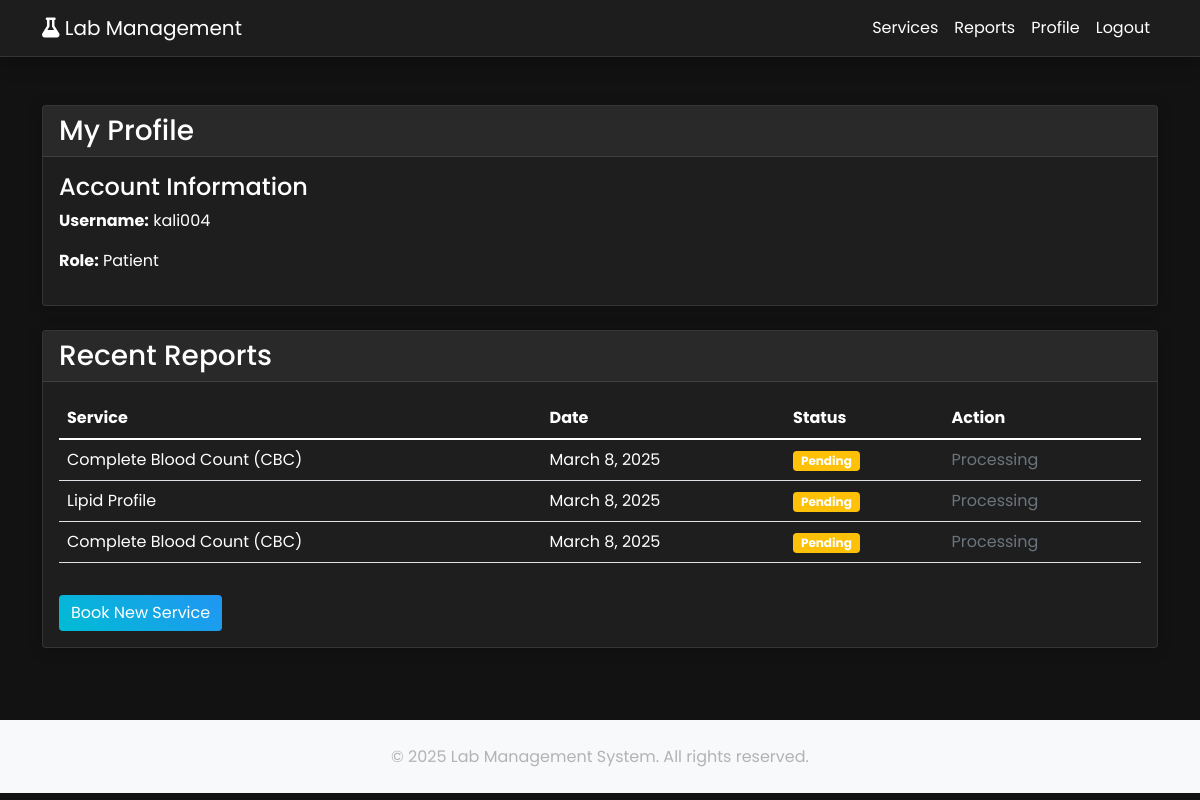
The page /profile/ (signed in) on the database its author committed.
### labapp/models.py (models this page shows, shortened)
class User(AbstractUser):
    ROLE_CHOICES = [
        ('patient', 'Patient'),
        ('admin', 'Admin'),
        ('staff', 'Staff'),
    ]
    role = models.CharField(max_length=10, choices=ROLE_CHOICES, default='patient')
    phone = models.CharField(max_length=15, blank=True)
    address = models.TextField(blank=True)
    date_of_birth = models.DateField(null=True, blank=True)
    preferred_language = models.CharField(max_length=10, default='en')
    dark_mode = models.BooleanField(default=False)
    groups = models.ManyToManyField(
        'auth.Group',
        related_name='labapp_user_set',
        blank=True,
        help_text='The groups this user belongs to.',
        verbose_name='groups',
    )
    user_permissions = models.ManyToManyField(
        'auth.Permission',
        related_name='labapp_user_set',
        blank=True,
        help_text='Specific permissions for this user.',
        verbose_name='user permissions',
    )

class Report(models.Model):
    STATUS_CHOICES = [
        ('pending', 'Pending'),
        ('in_progress', 'In Progress'),
        ('completed', 'Completed'),
    ]
    booking = models.OneToOneField(Booking, on_delete=models.CASCADE, related_name='report')
    user = models.ForeignKey(User, on_delete=models.CASCADE, related_name='reports')
    service = models.ForeignKey(Service, on_delete=models.CASCADE)
    status = models.CharField(max_length=20, choices=STATUS_CHOICES, default='pending')
    results = models.JSONField(default=dict, help_text="Test results in JSON format")
    pdf_file = models.FileField(upload_to='reports/', null=True, blank=True)
    generated_at = models.DateTimeField(auto_now_add=True)
    updated_at = models.DateTimeField(auto_now=True)
    reviewed_by = models.ForeignKey(
        User,
        on_delete=models.SET_NULL,
        null=True,
        related_name='reviewed_reports'
    )
    notes = models.TextField(blank=True)
    class Meta:
        ordering = ['-generated_at']

class Service(models.Model):
    name = models.CharField(max_length=100)
    description = models.TextField()
    price = models.DecimalField(max_digits=10, decimal_places=2)
    duration = models.DurationField()
    is_active = models.BooleanField(default=True)
    category = models.CharField(max_length=50, choices=[
        ('blood', 'Blood Test'),
        ('urine', 'Urine Test'),
        ('imaging', 'Imaging'),
        ('other', 'Other'),
    ])
    preparation_instructions = models.TextField(blank=True)
    report_format = models.TextField(blank=True, help_text="JSON schema for report format")

### labapp/views.py (the view)
# urls.py: path('profile/', views.profile, name='profile'),
@login_required
def profile(request):
    return render(request, 'profile.html', {
        'user': request.user,
        'reports': Report.objects.filter(user=request.user).order_by('-generated_at')
    })

### labapp/templates/profile.html
{% extends 'base.html' %}
{% block content %}
<div class="container mt-4">
    <div class="row">
        <div class="col-md-12">
            <div class="card">
                <div class="card-header">
                    <h3 class="mb-0">My Profile</h3>
                </div>
                <div class="card-body">
                    <div class="row">
                        <div class="col-md-6">
                            <h4>Account Information</h4>
                            <p><strong>Username:</strong> {{ user.username }}</p>
                            <p><strong>Role:</strong> {{ user.role|title }}</p>
                        </div>
                    </div>
                </div>
            </div>
        </div>
    </div>
    <div class="row mt-4">
        <div class="col-md-12">
            <div class="card">
                <div class="card-header">
                    <h3 class="mb-0">Recent Reports</h3>
                </div>
                <div class="card-body">
                    {% if reports %}
                        <div class="table-responsive">
                            <table class="table table-hover">
                                <thead>
                                    <tr>
                                        <th>Service</th>
                                        <th>Date</th>
                                        <th>Status</th>
                                        <th>Action</th>
                                    </tr>
                                </thead>
                                <tbody>
                                    {% for report in reports %}
                                        <tr>
                                            <td>{{ report.service.name }}</td>
                                            <td>{{ report.generated_at|date:"F j, Y" }}</td>
                                            <td>
                                                <span class="badge {% if report.status == 'completed' %}bg-success
                                                                 {% elif report.status == 'pending' %}bg-warning
                                                                 {% else %}bg-info{% endif %}">
                                                    {{ report.status|title }}
                                                </span>
                                            </td>
                                            <td>
                                                {% if report.status == 'completed' %}
                                                    <a href="{% url 'download_report' report.id %}" class="btn btn-sm btn-primary">
                                                        <i class="fas fa-download"></i> Download
                                                    </a>
                                                {% else %}
                                                    <span class="text-muted">Processing</span>
                                                {% endif %}
                                            </td>
                                        </tr>
                                    {% endfor %}
                                </tbody>
                            </table>
                        </div>
                    {% else %}
                        <p class="text-muted">No reports available yet.</p>
                    {% endif %}
                    <div class="mt-3">
                        <a href="{% url 'service_list' %}" class="btn btn-primary">Book New Service</a>
                    </div>
                </div>
            </div>
        </div>
    </div>
</div>
{% endblock %}

### labapp/templates/base.html (shortened to what this page needs)
<!DOCTYPE html>
<html lang="en">
<head>
    <link href="https://cdn.jsdelivr.net/npm/bootstrap@5.1.3/dist/css/bootstrap.min.css" rel="stylesheet">
    <link rel="stylesheet" href="https://cdnjs.cloudflare.com/ajax/libs/font-awesome/6.0.0/css/all.min.css">
    <link href="https://unpkg.com/aos@2.3.1/dist/aos.css" rel="stylesheet">
    {% load static %}
    <link rel="stylesheet" href="{% static 'css/style.css' %}">
</head>
<body>
    <nav class="navbar navbar-expand-lg navbar-light sticky-top">
        <div class="container">
            <a class="navbar-brand" href="{% url 'home' %}" data-aos="fade-right">
                <i class="fas fa-flask"></i> Lab Management
            </a>
            <div class="collapse navbar-collapse" id="navbarNav">
                <ul class="navbar-nav ms-auto">
                    {% if user.is_authenticated %}
                        <li class="nav-item" data-aos="fade-left" data-aos-delay="100">
                            <a class="nav-link" href="{% url 'service_list' %}">Services</a>
                        </li>
                        <li class="nav-item" data-aos="fade-left" data-aos-delay="200">
                            <a class="nav-link" href="{% url 'view_reports' %}">Reports</a>
                        </li>
                        <li class="nav-item" data-aos="fade-left" data-aos-delay="300">
                            <a class="nav-link" href="{% url 'profile' %}">Profile</a>
                        </li>
                        <li class="nav-item" data-aos="fade-left" data-aos-delay="400">
                            <a class="nav-link" href="{% url 'logout' %}">Logout</a>
                        </li>
                    {% endif %}
                </ul>
            </div>
        </div>
    </nav>
    <main class="py-4">
        {% block content %}{% endblock %}
    </main>
    <footer class="bg-light py-4 mt-5">
        <div class="container text-center">
            <p class="mb-0">&copy; {% now "Y" %} Lab Management System. All rights reserved.</p>
        </div>
    </footer>
</body>
</html>

### labapp/static/css/style.css (style rules this page uses)
:root { --primary-color: #00bcd4; --secondary-color: #2196f3; --danger-color: #f44336; --warning-color: #ffc107; --dark-color: #121212; --dark-secondary: #1e1e1e; --dark-tertiary: #2d2d2d; --text-primary: #ffffff; --text-secondary: #b3b3b3; --card-bg: #1e1e1e; }
body { font-family: 'Poppins', sans-serif; background-color: var(--dark-color); color: var(--text-primary); }
.navbar { background: rgba(30, 30, 30, 0.95); box-shadow: 0 2px 15px rgba(0, 0, 0, 0.2); transition: all 0.3s ease; border-bottom: 1px solid rgba(255, 255, 255, 0.1); }
.navbar-brand, .nav-link { color: var(--text-primary) !important; }
.card { background-color: var(--card-bg); border: 1px solid rgba(255, 255, 255, 0.1); transition: transform 0.3s ease, box-shadow 0.3s ease; box-shadow: 0 2px 15px rgba(0, 0, 0, 0.2); }
.card-header { background-color: rgba(255, 255, 255, 0.05); border-bottom: 1px solid rgba(255, 255, 255, 0.1); }
.btn { transition: all 0.3s ease; position: relative; overflow: hidden; }
.btn-primary { background: linear-gradient(45deg, var(--primary-color), var(--secondary-color)); border: none; }
.btn::after { content: ''; position: absolute; width: 100%; height: 100%; top: 0; left: -100%; background: linear-gradient(120deg, transparent, rgba(255,255,255,0.2), transparent); transition: all 0.5s ease; }
.table { color: var(--text-primary); }
.table tr { transition: all 0.3s ease; }
footer { background-color: var(--dark-secondary) !important; color: var(--text-secondary); border-top: 1px solid rgba(255, 255, 255, 0.1); }
.badge { transition: all 0.3s ease; }

### rows shown on the page
User: username "kali004", role "Patient"
Report: service.name "Complete Blood Count (CBC)", generated_at "March 8, 2025", status "Pending", shows "Processing"
Report: service.name "Lipid Profile", generated_at "March 8, 2025", status "Pending", shows "Processing"
Report: service.name "Complete Blood Count (CBC)", generated_at "March 8, 2025", status "Pending", shows "Processing"
